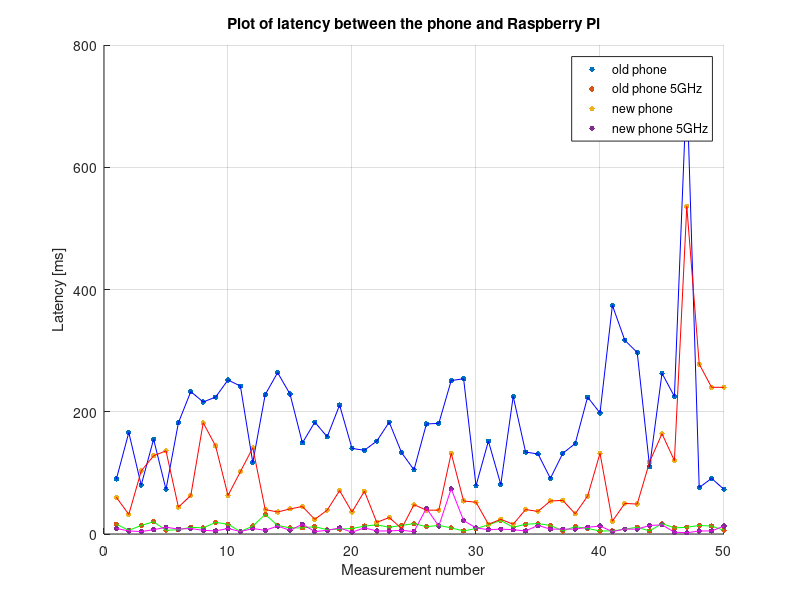

Here is the MATLAB script that generated this plot:
old_phone = [90
166
80
155
73
182
233
216
224
252
242
117
228
264
229
149
183
159
211
140
137
152
183
133
105
180
181
251
254
79
152
81
225
134
131
91
132
148
224
198
374
317
297
110
263
225
735
76
91
73];

old_phone_5g = [16
6
14
20
6
7
11
10
19
16
4
13
32
14
10
10
12
7
8
9
13
15
11
14
17
12
14
10
5
9
15
22
11
16
17
14
5
12
9
5
5
8
11
5
17
10
11
14
13
6];

new_phone_5g = [9
5
4
7
11
8
9
6
5
9
4
9
6
13
6
16
4
6
10
3
10
5
5
6
4
42
13
74
22
10
7
8
7
5
14
8
8 
8
11
13
4 
8
8
14
15
3
2
5
5
13];

new_phone = [60
32
103
128
136
44
63
182
144
63
102
141
40
36
41
45
24
39
71
36
70
19
27
9
48
39
39
132
54
52
16
24
16
40
37
54
55
33
62
132
21
50
49
118
164
120
536
278
240
240];

x = 1:50;
sz = 15;
scatter(x,old_phone, sz, "filled", "blue")
hold on
scatter(x,old_phone_5g, sz, "filled", "green")
scatter(x,new_phone, sz, "filled", "red")
scatter(x,new_phone_5g, sz, "filled", "magenta")
plot(x,old_phone, "blue")
plot(x,old_phone_5g, "green")
plot(x,new_phone, "red")
plot(x,new_phone_5g, "magenta")
legend({'old phone', 'old phone 5GHz', 'new phone', 'new phone 5GHz'})
title('Plot of latency between the phone and Raspberry Pi')

xlabel('Measurement number') 
ylabel('Latency [ms]') 
grid
hold off

old_phone_mean = mean(old_phone)
old_phone_5g_mean = mean(old_phone_5g)
new_phone_mean = mean(new_phone)
new_phone_5g_mean = mean(new_phone_5g)